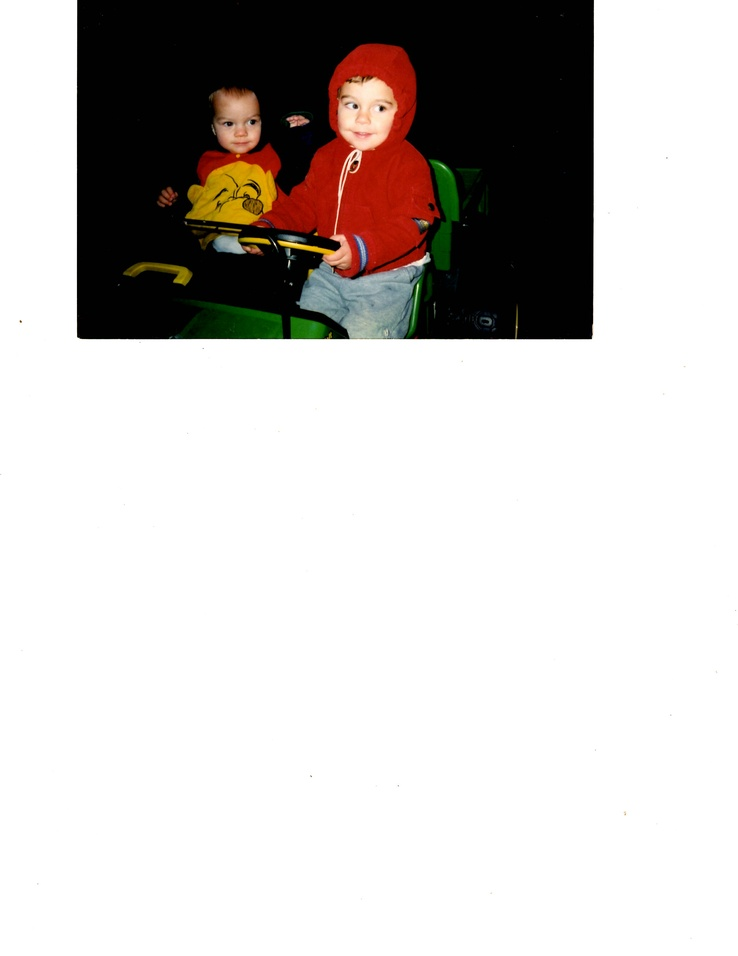
#> input picture EPSON026.JPG, 738 x 956 px, shrunk from 2550 x 3300 before the run; its folder holds 4 pictures in this run
$ python imageCropper.py
#> lines starting #> are read from the running program, lines starting #| are printed output that depends on the picture
# Imports
import os

from PIL import Image

#=============================================================#
# Original image size is 2550 x 3300 pixels (Width x Height)  #
# New image size is about 1800 x 1200 pixels (Width x Height) #
#=============================================================#

def populateLists(startingPoint, width, height, y_coordinates = []):
    x = []
    y = []
    if y_coordinates == []:
        if startingPoint == 'right':
            for i in range(height):
                x.append(width - 1)
            for i in range(height):
                y.append(i)
            return x , y
        elif startingPoint == 'left':
            for i in range(height):
                x.append(0)
            for i in range(height):
                y.append(i)
            return x , y
    if y_coordinates != []:

        y_coordinates_distance = max(y_coordinates) - min(y_coordinates)

        if startingPoint == 'right':
            for i in range(y_coordinates_distance):
                x.append(width - 1)
            for i in range(y_coordinates_distance):
                y.append(i)
            return x , y
        elif startingPoint == 'left':
            for i in range(y_coordinates_distance):
                x.append(0)
            for i in range(y_coordinates_distance):
                y.append(i)
            return x , y

    if startingPoint == 'bottom':
        for i in range(width):
            x.append(i)
        for i in range(width):
            y.append(height - 1)
        return x , y
    elif startingPoint == 'top':
        for i in range(width):
            x.append(i)
        for i in range(width):
            y.append(0)
        return x , y

def findYCoordinates(imageFile):
    pix = imageFile.load()
    width = imageFile.size[0]
    height = imageFile.size[1]
    y_coordinates = []

    # Bottom to Top
    x, y = populateLists('bottom', width, height)
    for i in range(height):
        for ix in range(width):
            if pix[x[ix], y[ix]] == (255, 255, 255):
                y[ix] -= 1
            elif pix[x[ix], y[ix]] != (255, 255, 255):
                pass
    y_coordinates.append(max(set(y), key = y.count))

    # Top to Bottom
    x , y = populateLists('top', width, height)
    for i in range(height):
        for ix in range(width):
            if pix[x[ix], y[ix]] == (255, 255, 255):
                y[ix] += 1
            elif pix[x[ix], y[ix]] != (255, 255, 255):
                pass
    y_coordinates.append(max(set(y), key = y.count))

    return y_coordinates

def findXCoordinates(imageFile, y_coordinates):
    pix = imageFile.load()
    width = imageFile.size[0]
    height = imageFile.size[1]
    x_coordinates = []
    y_coordinates_distance = max(y_coordinates) - min(y_coordinates)

    # Right to left
    x, y = populateLists('right', width, height, y_coordinates)
    for i in range(width):
        for ix in range(y_coordinates_distance):
            if pix[x[ix], y[ix]] == (255, 255, 255):
                x[ix] -= 1
            elif pix[x[ix], y[ix]] != (255, 255, 255):
                pass
    x_coordinates.append(max(set(x), key = x.count))
    # Left to right
    x, y = populateLists('left', width, height, y_coordinates)
    for i in range(width):
        for ix in range(y_coordinates_distance):
            if pix[x[ix], y[ix]] == (255, 255, 255):
                x[ix] += 1
            elif pix[x[ix], y[ix]] != (255, 255, 255):
                pass
    x_coordinates.append(max(set(x), key = x.count))
    return x_coordinates

def returnBoxCoordinates(x, y):
    x_max = max(x)
    x_min = min(x)
    y_min = min(y)
    y_max = max(y)
    box = (x_min, y_min, x_max, y_max)
    return box

def main():
    # TODO: Add the ability to import from other folders.
    # TODO: Add error suppresion for TypeError from non string imageType
    for file in os.listdir('.'):
        if file.endswith(".JPG"):
            img = Image.open(file)
#> img is the input picture: PIL image 738x956 RGB; mean R, G, B 201.6, 197.4, 195.1
            fn, fext = os.path.splitext(file)

            print("Calculating y bounderies for image ...")
            y = findYCoordinates(img)
#> y = [351, 0]
            print('Calculation complete. The y boundries are {} and {}'.format(y[0],y[1]))
#| Calculation complete. The y boundries are 351 and 0
            print("Calculating x bounderies for image ...")
            x = findXCoordinates(img, y)
#> in findXCoordinates, `y_coordinates_distance = max(y_coordinates) - min(y_coordinates)`: y_coordinates_distance = 351
#> in findXCoordinates, `x, y = populateLists('right', width, height, y_coordinates)`: x = 351 values from 737 to 737; y = 351 values from 0 to 350
#> after the loop in findXCoordinates, `for i in range(width):`: x = 351 values, max 703 at index 304, min 521 at index 347, mean 601.7
#> in findXCoordinates, `x, y = populateLists('left', width, height, y_coordinates)`: x = 351 values from 0 to 0
#> after the loop in findXCoordinates, `for i in range(width):`: x = 351 values, max 173 at index 349, min 15 at index 321, mean 70.67
#> x = [595, 74]
            print('Calculation complete. The x boundries are {} and {}'.format(x[0],x[1]))
#| Calculation complete. The x boundries are 595 and 74
            box = returnBoxCoordinates(x,y)
#> in returnBoxCoordinates, `x_max = max(x)`: x_max = 595
#> in returnBoxCoordinates, `x_min = min(x)`: x_min = 74
#> in returnBoxCoordinates, `y_min = min(y)`: y_min = 0
#> in returnBoxCoordinates, `y_max = max(y)`: y_max = 351
#> in returnBoxCoordinates, `box = (x_min, y_min, x_max, y_max)`: box = (74, 0, 595, 351)
#> box = (74, 0, 595, 351)
            region = img.crop(box)
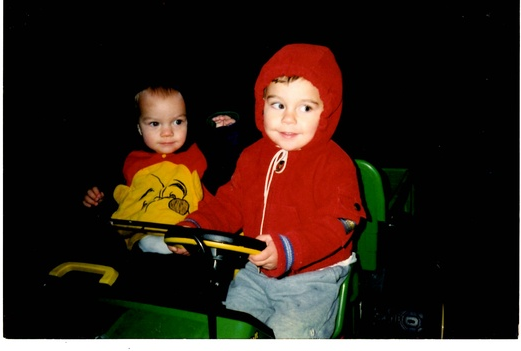
#> region: PIL image 521x351 RGB; mean R, G, B 49, 32.8, 24.1
            print("Image Cropped.")
            region.save('imgs/{}.JPG'.format(fn))
            print("Image saved as img/{}.JPG.\nStarting Next Image...".format(fn))
#> pass 2 of the loop in main, `for file in os.listdir('.'):`:
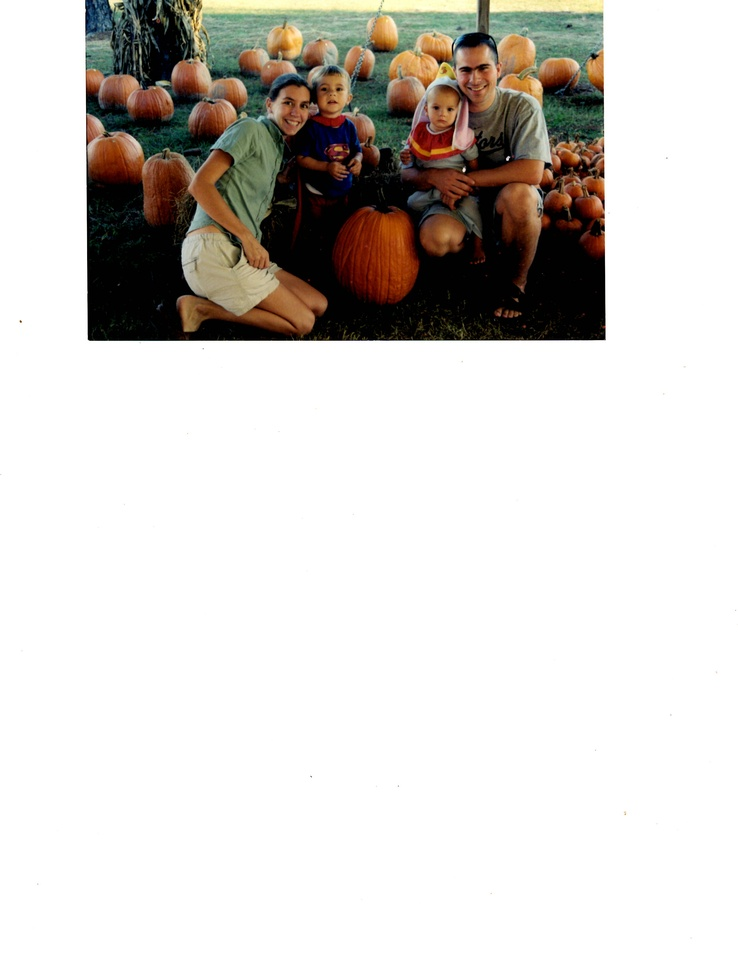
#> input picture EPSON027.JPG, 738 x 956 px, shrunk from 2550 x 3300 before the run
#> in main, img is the input picture: PIL image 738x956 RGB; mean R, G, B 212, 208.4, 204.2
#| Calculation complete. The y boundries are 351 and 0
#> in main, `x = findXCoordinates(img, y)`: x = [607, 80]
#| Calculation complete. The x boundries are 607 and 80
#> in main, `box = returnBoxCoordinates(x,y)`: box = (80, 0, 607, 351)
#> in main, `region = img.crop(box)`:
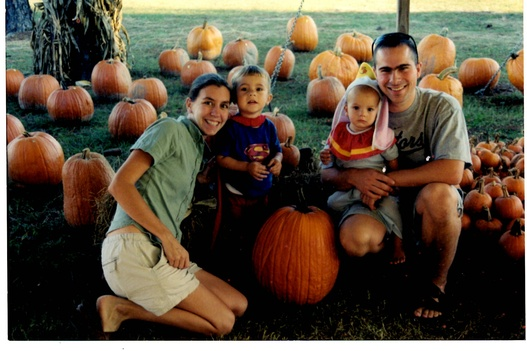
#> region: PIL image 527x351 RGB; mean R, G, B 90.9, 77.2, 61.2
#> pass 3 of the loop in main, `for file in os.listdir('.'):`:
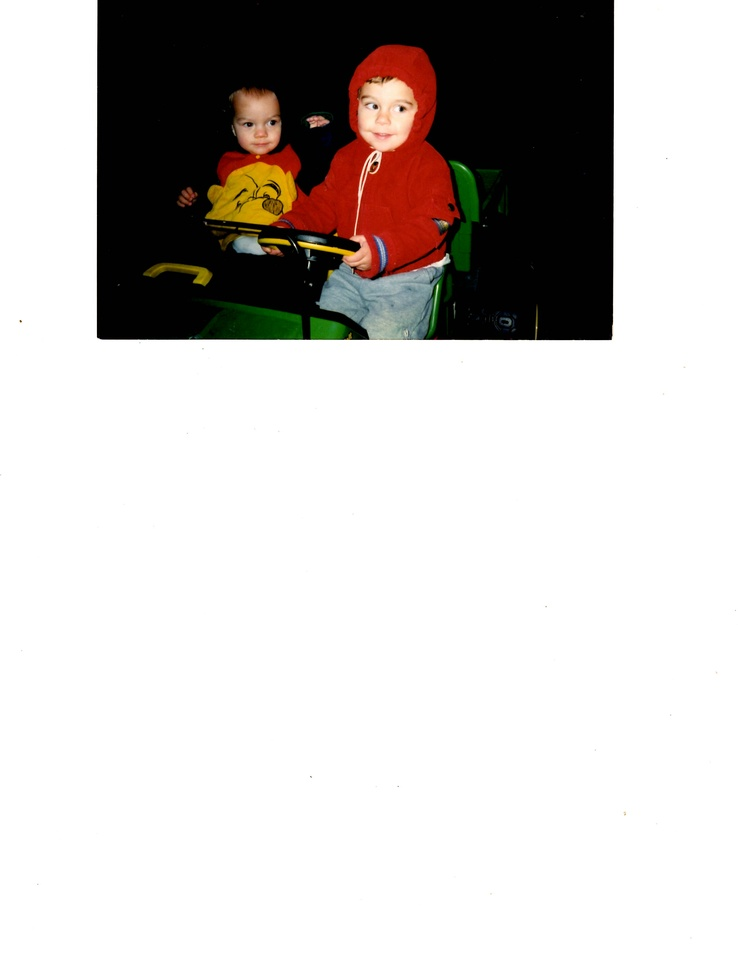
#> input picture EPSON028.JPG, 738 x 956 px, shrunk from 2550 x 3300 before the run
#> in main, img is the input picture: PIL image 738x956 RGB; mean R, G, B 201.5, 197.3, 195
#| Calculation complete. The y boundries are 351 and 0
#> in main, `x = findXCoordinates(img, y)`: x = [615, 92]
#| Calculation complete. The x boundries are 615 and 92
#> in main, `box = returnBoxCoordinates(x,y)`: box = (92, 0, 615, 351)
#> in main, `region = img.crop(box)`:
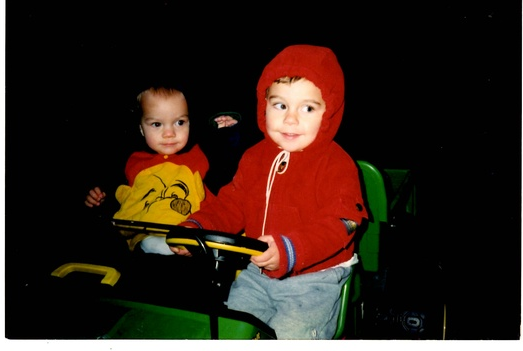
#> region: PIL image 523x351 RGB; mean R, G, B 49.3, 33.2, 24.5
#> the loop made 5 passes; the first 3 are shown


if __name__ == '__main__':
    main()
